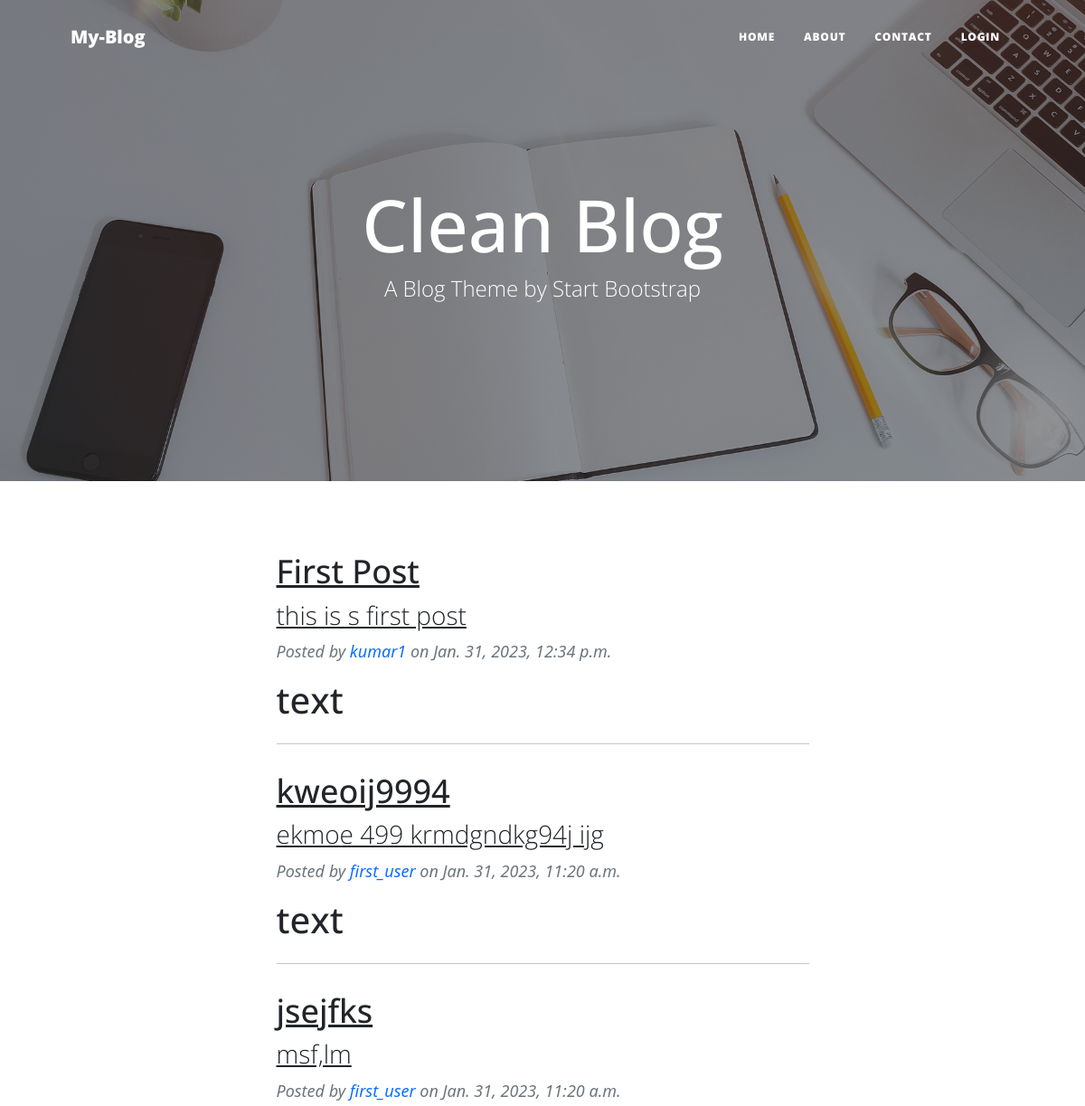
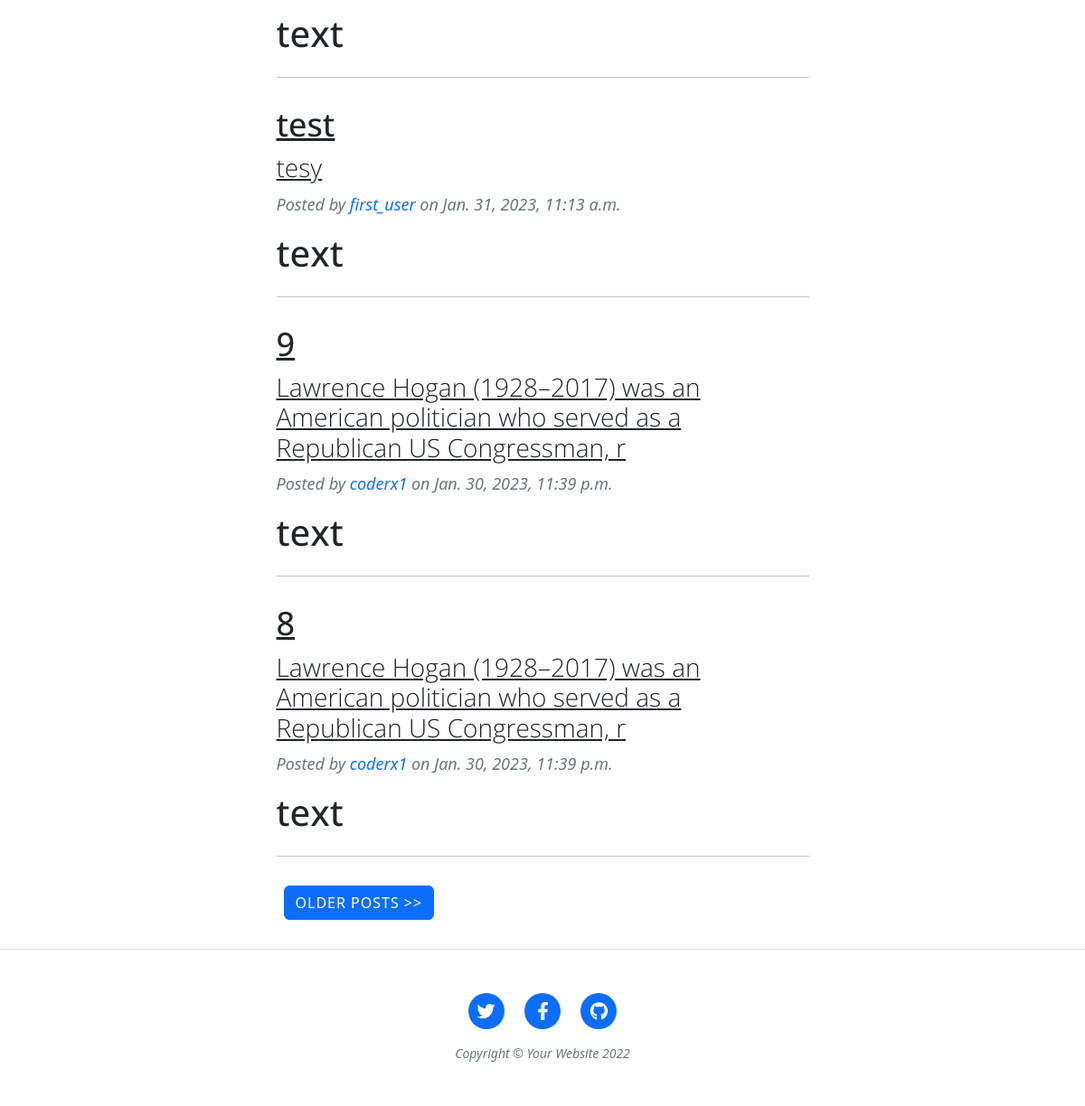
The page / on the database its author committed (2 pictures, top to bottom).
### blogapp/models.py (models this page shows, shortened)
class Post(models.Model):
    author = models.ForeignKey(settings.AUTH_USER_MODEL, on_delete=models.CASCADE)
    title = models.CharField(max_length=200)
    text = models.TextField()
    created_date = models.DateTimeField(default=timezone.now)
    published_date = models.DateTimeField(blank=True, null=True)

### blogapp/views.py (the view, shortened to what this page needs)
# urls.py: 2. Add a URL to urlpatterns:  path('', views.home, name='home')
def home(request):
    all_posts = Post.objects.all().order_by('-id')
    paginator = Paginator(all_posts, per_page=6)
    page_number = request.GET.get('page')
    final_posts = paginator.get_page(page_number)
    return render (request, 'index.html', {'all_posts':final_posts})

### templates/index.html (shortened to what this page needs)
{% extends 'base.html' %}
 {% block body %}
    <header class="masthead" style="background-image: url('/static/assets/img/home-bg.jpg')">
        <div class="container position-relative px-4 px-lg-5">
            <div class="row gx-4 gx-lg-5 justify-content-center">
                <div class="col-md-10 col-lg-8 col-xl-7">
                    <div class="site-heading">
                        <h1>Clean Blog</h1>
                        <span class="subheading">A Blog Theme by Start Bootstrap</span>
                    </div>
                </div>
            </div>
        </div>
    </header>
        <div class="container px-4 px-lg-5">
            <div class="row gx-4 gx-lg-5 justify-content-center">
                <div class="col-md-10 col-lg-8 col-xl-7">
                    {% for post in all_posts %}
                    <div class="post-preview">
                        <a href="{% url 'post_details' post.id %}">
                            <h2 class="post-title">{{post.title}}</h2>
                            <h3 class="post-subtitle">{{post.text | safe | slice:'100'}}</h3>
                        </a>
                        <p class="post-meta">
                            Posted by
                            <a href="#!">{{post.author}}</a>
                            on {{post.published_date}}
                        </p>
                    </div>
                    <div>
                        <h1>text</h1>
                    </div>
                    <hr class="my-4" />
                    {% endfor %}
                    <div class="d-flex p-2 bd-highlight">
                        <div class="d-flex justify-content-end mb-4">
                            {% if all_posts.has_next %}
                            <a class="btn btn-primary text-uppercase" href="/?page={{ all_posts.next_page_number }}">Older Posts >></a>
                            {% endif %}
                        </div>
                    </div>
                </div>
            </div>
        </div>
{% endblock %}

### templates/base.html (shortened to what this page needs)
<!DOCTYPE html>
<html lang="en">
    <head>
        <link href="/static/css/styles.css" rel="stylesheet" />
        <link rel="stylesheet" href="https://cdn.jsdelivr.net/npm/bootstrap@5.2.3/dist/css/bootstrap.min.css">
        <link rel="stylesheet" href="/static/css/login.css">
        <link rel="stylesheet" href="/static/css/login.css">
    </head>
    <body>
        <nav class="navbar navbar-expand-lg navbar-light" id="mainNav">
            <div class="container px-4 px-lg-5">
                <a class="navbar-brand" href="{% url 'home' %}">My-Blog</a>
                <div class="collapse navbar-collapse" id="navbarResponsive">
                    <ul class="navbar-nav ms-auto py-4 py-lg-0">
                        <li class="nav-item"><a class="nav-link px-lg-3 py-3 py-lg-4" href="{% url 'home' %}">Home</a></li>
                        <li class="nav-item"><a class="nav-link px-lg-3 py-3 py-lg-4" href="{% url 'about' %}">About</a></li>
                        <li class="nav-item"><a class="nav-link px-lg-3 py-3 py-lg-4" href="{% url 'contact' %}">Contact</a></li>
                        {% if user.is_authenticated %}
                        <li class="nav-item"><a class="nav-link px-lg-3 py-3 py-lg-4" href="{% url 'profile' %}">Hi, {{request.user}}</a></li>
                        <li class="nav-item"><a class="nav-link px-lg-3 py-3 py-lg-4" href="{% url 'logout' %}">Logout</a></li>
                        {% else %}
                        <li class="nav-item"><a class="nav-link px-lg-3 py-3 py-lg-4" href="{% url 'login' %}">Login</a></li>
                        {% endif %}
                    </ul>
                </div>
            </div>
        </nav>
        {% block body %}
        {% endblock %}
        <footer class="border-top">
            <div class="container px-4 px-lg-5">
                <div class="row gx-4 gx-lg-5 justify-content-center">
                    <div class="col-md-10 col-lg-8 col-xl-7">
                        <ul class="list-inline text-center">
                            <li class="list-inline-item">
                                <a href="#!">
                                    <span class="fa-stack fa-lg">
                                        <i class="fas fa-circle fa-stack-2x"></i>
                                        <i class="fab fa-twitter fa-stack-1x fa-inverse"></i>
                                    </span>
                                </a>
                            </li>
                            <li class="list-inline-item">
                                <a href="#!">
                                    <span class="fa-stack fa-lg">
                                        <i class="fas fa-circle fa-stack-2x"></i>
                                        <i class="fab fa-facebook-f fa-stack-1x fa-inverse"></i>
                                    </span>
                                </a>
                            </li>
                            <li class="list-inline-item">
                                <a href="#!">
                                    <span class="fa-stack fa-lg">
                                        <i class="fas fa-circle fa-stack-2x"></i>
                                        <i class="fab fa-github fa-stack-1x fa-inverse"></i>
                                    </span>
                                </a>
                            </li>
                        </ul>
                        <div class="small text-center text-muted fst-italic">Copyright &copy; Your Website 2022</div>
                    </div>
                </div>
            </div>
        </footer>
    </body>
</html>

### rows shown on the page
Post: title "First Post", text "this is s first post", author "kumar1", published_date "Jan. 31, 2023, 12:34 p.m."
Post: title "kweoij9994", text "ekmoe 499 krmdgndkg94j ijg", author "first_user", published_date "Jan. 31, 2023, 11:20 a.m."
Post: title "jsejfks", text "msf,lm", author "first_user", published_date "Jan. 31, 2023, 11:20 a.m."
Post: title "test", text "tesy", author "first_user", published_date "Jan. 31, 2023, 11:13 a.m."
Post: title "9", text "Lawrence Hogan (1928–2017) was an American politician who served as a Republican US Congressman, r", author "coderx1", published_date "Jan. 30, 2023, 11:39 p.m."
Post: title "8", text "Lawrence Hogan (1928–2017) was an American politician who served as a Republican US Congressman, r", author "coderx1", published_date "Jan. 30, 2023, 11:39 p.m."
